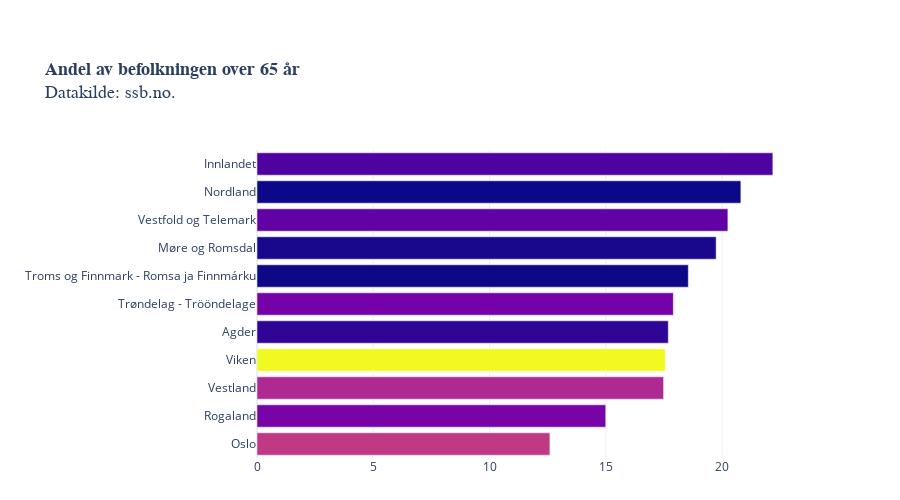

Write notebook code for a chart like this one.
### Code cell
legend = [i for i in df["Fylke"].dropna().unique()]
legend.sort()

fig = px.bar(df.dropna(), 
             x='Andel over 65 år', y='Fylke', 
             orientation='h',
             category_orders={"Fylke": legend},
             height=500,
             title = "<b>Andel av befolkningen over 65 år</b><br>Datakilde: ssb.no.",
             color='07459: Befolkning, etter region, alder, år og statistikkvariabel',
             hover_name="Fylke",
             hover_data=["Andel over 65 år"],
             template = "plotly_white", 
             #labels = {"Vekstrate": "daglig vekst (%)", "- 1 uke": "Daglig vekst for en uke siden", "text": "Dager før dobling med dagens vekst"},
            )


fig.layout.coloraxis.showscale = False

fig.update_layout(
    yaxis=dict(
        separatethousands=True,
        categoryorder = 'total ascending',
        title_text="",
        fixedrange=True,
    ), xaxis=dict(fixedrange=True,
                 title_text=""),
    title_font=dict(family="Helvetica", size=18),
        margin=dict(b=150)) #bottom margin

fig.update_layout(autosize=True,
    margin=dict(l=100, r=100, t=150, b=0),
    paper_bgcolor='rgba(0, 0, 0, 0)'
    #plot_bgcolor='rgb(248, 248, 255)'    
                 )

#plotly.offline.plot(fig, filename='COVID_moment_fylke.html')
#py.plot(fig, filename='COVID19_vekstmomentum_fylker.html', auto_open=False)
fig.show()

### Figure 1 — Plotly figure (JSON) as saved in the notebook; plotly's stock layout.template omitted (floating-point values rounded to 4 significant figures)
{"data": [{"alignmentgroup": "True", "customdata": [[12.6], [15.0], [19.74], [20.81], [17.56], [22.18], [20.25], [17.69], [17.48], [17.9], [18.55]], "hoverlabel": {"namelength": 0}, "hovertemplate": "<b>%{hovertext}</b><br><br>Andel over 65 år=%{customdata[0]}<br>Fylke=%{y}<br>07459: Befolkning, etter region, alder, år og statistikkvariabel=%{marker.color}", "hovertext": ["Oslo", "Rogaland", "Møre og Romsdal", "Nordland", "Viken", "Innlandet", "Vestfold og Telemark", "Agder", "Vestland", "Trøndelag - Trööndelage", "Troms og Finnmark - Romsa ja Finnmárku"], "legendgroup": "", "marker": {"color": [693494, 479892, 265238, 241235, 1241165, 371385, 419396, 307231, 636531, 468702, 243311], "coloraxis": "coloraxis"}, "name": "", "offsetgroup": "", "orientation": "h", "showlegend": false, "textposition": "auto", "type": "bar", "x": [12.6, 15.0, 19.74, 20.81, 17.56, 22.18, 20.25, 17.69, 17.48, 17.9, 18.55], "xaxis": "x", "y": ["Oslo", "Rogaland", "Møre og Romsdal", "Nordland", "Viken", "Innlandet", "Vestfold og Telemark", "Agder", "Vestland", "Trøndelag - Trööndelage", "Troms og Finnmark - Romsa ja Finnmárku"], "yaxis": "y"}], "layout": {"autosize": true, "barmode": "relative", "coloraxis": {"colorbar": {"title": {"text": "07459: Befolkning, etter region, alder, år og statistikkvariabel"}}, "colorscale": [[0, "#0d0887"], [0.1111, "#46039f"], [0.2222, "#7201a8"], [0.3333, "#9c179e"], [0.4444, "#bd3786"], [0.5556, "#d8576b"], [0.6667, "#ed7953"], [0.7778, "#fb9f3a"], [0.8889, "#fdca26"], [1, "#f0f921"]], "showscale": false}, "height": 500, "legend": {"tracegroupgap": 0}, "margin": {"b": 0, "l": 100, "r": 100, "t": 150}, "paper_bgcolor": "rgba(0, 0, 0, 0)", "title": {"font": {"family": "Helvetica", "size": 18}, "text": "<b>Andel av befolkningen over 65 år</b><br>Datakilde: ssb.no."}, "xaxis": {"anchor": "y", "domain": [0, 1], "fixedrange": true, "title": {"text": ""}}, "yaxis": {"anchor": "x", "categoryarray": ["Viken", "Vestland", "Vestfold og Telemark", "Trøndelag - Trööndelage", "Troms og Finnmark - Romsa ja Finnmárku", "Svalbard", "Rogaland", "Oslo", "Nordland", "Møre og Romsdal", "Innlandet", "Agder"], "categoryorder": "total ascending", "domain": [0, 1], "fixedrange": true, "separatethousands": true, "title": {"text": ""}}}}
